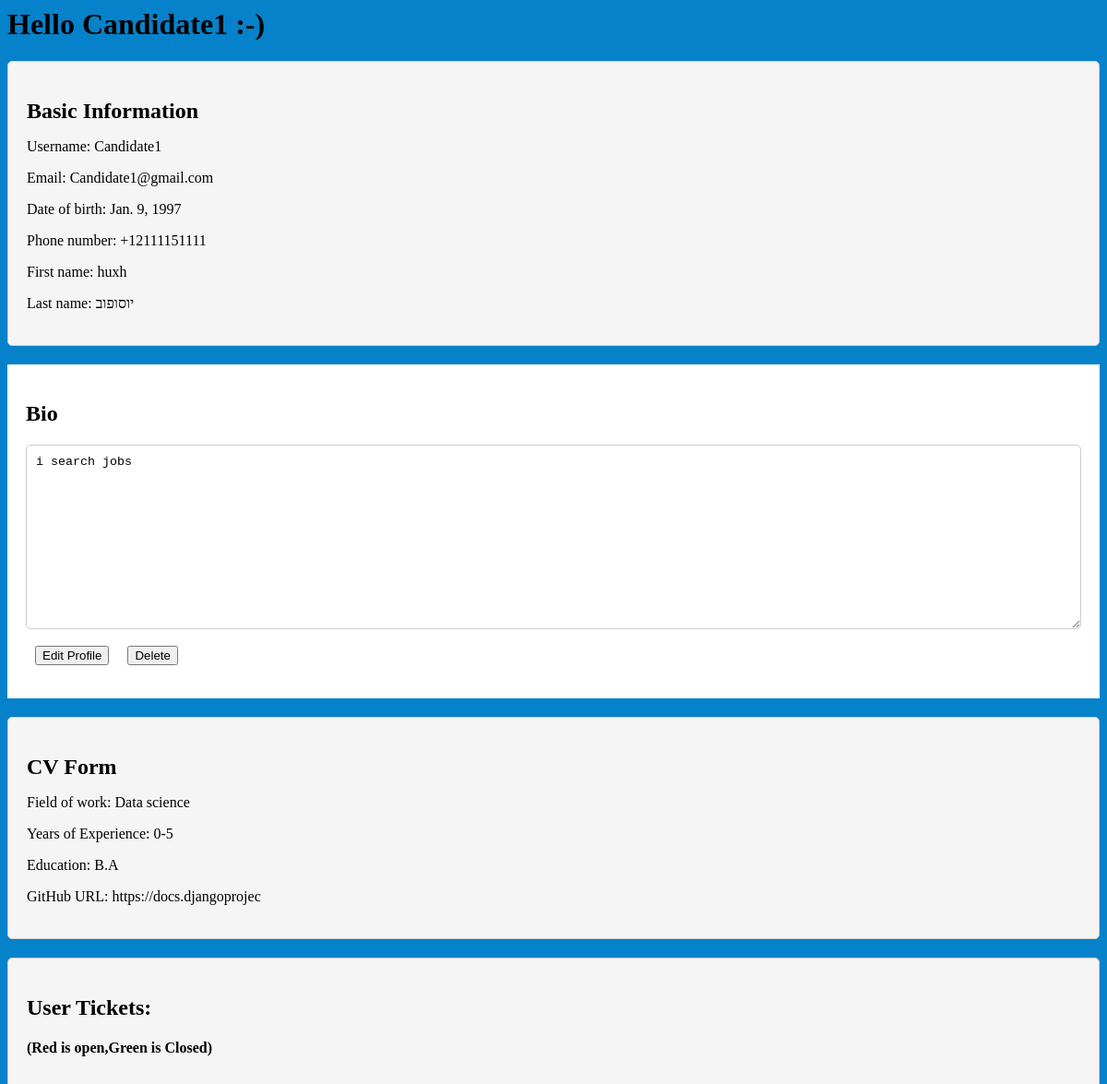
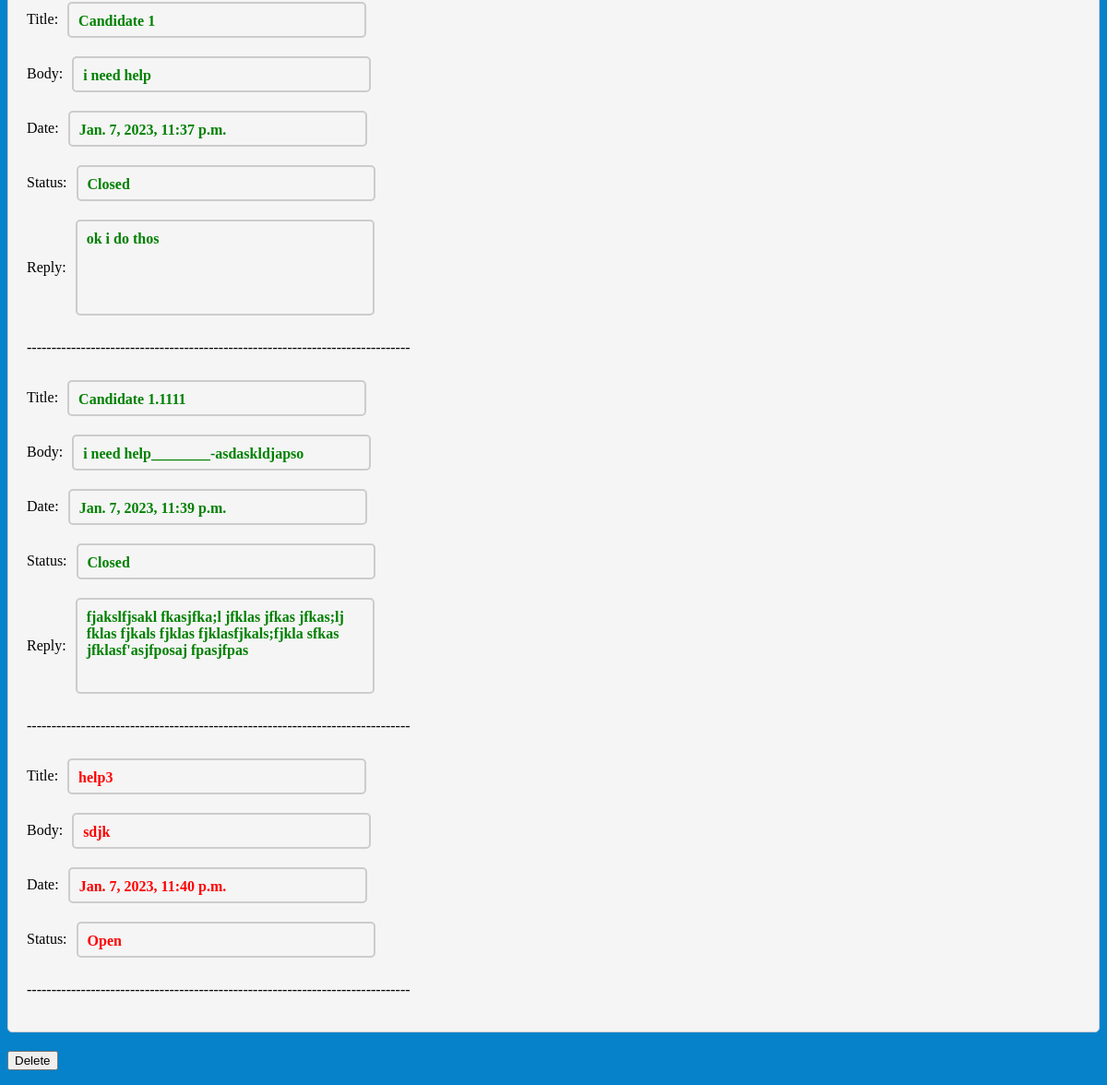
/register/Profile/Candidate1/ (signed in), run on the app's committed database (2 pictures, top to bottom).
### users/models.py (models this page shows, shortened)
class Candidate(models.Model):
    user = models.OneToOneField(User, on_delete=models.CASCADE)
    email = models.EmailField(unique=True)
    username=models.CharField(max_length=50)
    candidate_id = models.CharField(max_length=200,unique=True)
    date_of_birth = models.DateField()
    phone_number = models.CharField(max_length=255)
    first_name=models.CharField(max_length=50)
    last_name=models.CharField(max_length=50)
    is_candidate = models.BooleanField(default=True)
    bios=models.TextField(blank=True,default="write you bio here...")
    cvcandidate = models.OneToOneField(CVFormModel,on_delete=models.CASCADE,blank=True,null=True)
    USERNAME_FIELD='username'

class CVFormModel(models.Model):
    field = models.IntegerField(choices=FIELD_CHOICES, default=1)
    yearsexp = models.IntegerField(choices=YEARS_CHOICES, default=1)
    education = models.IntegerField(choices=EDUCATION_CHOICES, default=1)
    GitUrl = models.URLField(max_length=25)
    file = models.FileField(upload_to='files/',default='files/default.pdf')

### tech/models.py (models this page shows, shortened)
class Ticket(models.Model):
    title = models.CharField(("Main claim"), max_length=50)
    body = models.TextField()
    date = models.DateTimeField(auto_now_add=True)
    user = models.ForeignKey(User, on_delete=models.CASCADE, default=None, related_name='user',blank=True,null=True)
    handler = models.ForeignKey(User, on_delete=models.CASCADE, default=None, related_name='handler',blank=True,null=True)
    isopen = models.BooleanField(default=True)
    closed_by = models.ForeignKey(User, on_delete=models.CASCADE, related_name='closed_by',blank=True,null=True)
    Reply=models.TextField(blank=True,default=" ")

### users/views.py (the view)
# urls.py: path('Profile/<str:username>/',views.user_profile,name="Profile"),
def user_profile(request, username):
    user = get_object_or_404(User, username=username)
    print(user)
    try:
        if user.employer.is_employer==True:
            employer = user.employer
            tick=Ticket.objects.all()
            job=Upload.objects.all()
            print("--------->"+str(job))
            context = {'employer': employer,'tick':tick,'job':job}
            return render(request, 'employer_profile.html', context)
    except:
        if user.candidate.is_candidate==True:
            candidate = user.candidate
            candidatecv = candidate.cvcandidate
            tick=Ticket.objects.all()
            context = {'candidate': candidate,'candidatecv': candidatecv,'tick':tick}
            return render(request, 'candidate_profile.html', context)

### users/templates/candidate_profile.html (shortened to what this page needs)
<h1>Hello {{ candidate.user.username }} :-)</h1>
<div class="profile-info">
    <h2>Basic Information</h2>
    <p>Username: {{ candidate.user.username }}</p>
    <p>Email: {{ candidate.user.email }}</p>
    <p>Date of birth: {{ candidate.date_of_birth }}</p>
    <p>Phone number: {{ candidate.phone_number }}</p>
    <p>First name: {{ candidate.first_name }}</p>
    <p>Last name: {{ candidate.last_name }}</p>
</div>
<div class="profile-bio">
    <h2>Bio</h2><textarea readonly>{{ candidate.bios }}</textarea>
    {% if candidate.user.username == user.username or user.is_staff == True  %}
    <br>
    <div class="button-container">
        <form action="{% url 'edit_profile' candidate.user.username %}">
            <br>
          <button type="submit" class="btn btn-primary">Edit Profile</button>
        </form>
        <form action="{% url 'delete_account' %}">
            <br>
          <input type="submit" value="Delete" />
        </form>
      </div>
    {% endif %}
</div>
<div class="profile-info">
    <h2>CV Form</h2>
{% if candidate.cvcandidate %}
    <p>Field of work: {{ candidatecv.get_field_display }}</p>
    <p>Years of Experience: {{ candidatecv.get_yearsexp_display }}</p>
    <p>Education: {{ candidatecv.get_education_display }}</p>
    <p>GitHub URL: {{ candidatecv.GitUrl }}</p>
{% else %}
    <p>No CV:</p>
    <form action="{% url 'cv' %}">
        <button type="submit" class="btn btn-primary">Upload cv</button>
    </form>
{% endif %}
</div>
{% if candidate.user.username == user.username or user.is_staff == True  %}
<div class="profile-info">
    <h2>User Tickets:</h2><h4>(Red is open,Green is Closed)</h4>
    {% for t in tick %}
        {% if t.user == candidate.user %}
            {% if t.isopen == 0 %}
            <div class="label-value">
                <span class="label">Title:</span>
                <div class="label-box" style="color: green;">{{ t.title }}</div>
              </div>
              <div class="label-value">
                <span class="label">Body:</span>
                <div class="label-box" style="color: green;">{{ t.body }}</div>
              </div>
              <div class="label-value">
                <span class="label">Date:</span>
                <div class="label-box" style="color: green;">{{ t.date }}</div>
              </div>
              <div class="label-value">
                <span class="label">Status:</span>
                <div class="label-box" style="color: green;">Closed</div>
              </div>
              <div class="label-value">
                <span class="label">Reply:</span>
                <div class="label-boxReply" style="color: green;">{{ t.Reply }}</div>
              </div>
                <p>------------------------------------------------------------------------------</p>
            {% else %}
            <div class="label-value">
                <span class="label">Title:</span>
                <div class="label-box" style="color: red;">{{ t.title }}</div>
              </div>
              <div class="label-value">
                <span class="label">Body:</span>
                <div class="label-box" style="color: red;">{{ t.body }}</div>
              </div>
              <div class="label-value">
                <span class="label">Date:</span>
                <div class="label-box" style="color: red;">{{ t.date }}</div>
              </div>
              <div class="label-value">
                <span class="label">Status:</span>
                <div class="label-box" style="color: red;">Open</div>
            </div>
            <p>------------------------------------------------------------------------------</p>
            {% endif %}
        {% endif %}
    {% endfor %}
{% endif %}
</div>
{% if candidate.user.username == user.username or user.is_staff == True  %}
    <form action="{% url 'delete_account' %}">
        <input type="submit" value="Delete" />
    </form>
{% endif %}

### users/templates/candidate_profile.html (style rules this page uses)
.profile-info { margin: 20px 0; border: 1px solid #ccc; border-radius: 5px; padding: 20px; background-color: #f5f5f5; }
.profile-info h2 { margin-bottom: 10px; }
.profile-bio { margin: 20px 0; padding: 20px; background-color: #fff; }
.profile-bio textarea { width: 100%; height: 200px; border: 1px solid #ccc; border-radius: 5px; padding: 10px; }
.button-container { display: flex; }
.button-container button, .button-container input { margin: 0 10px; }
.label-value { display: flex; align-items: center; }
.label-box { border: 2px solid #ccc; border-radius: 5px; padding: 10px; margin: 10px; font-weight: bold; width: 300px; height: 15px; }
.label-boxReply { border: 2px solid #ccc; border-radius: 5px; padding: 10px; margin: 10px; font-weight: bold; width: 300px; height: 80px; }

### data on the page
Candidate: user.username "Candidate1", user.email "Candidate1@gmail.com", date_of_birth "Jan. 9, 1997", phone_number "+12111151111", first_name "huxh", last_name "יוסופוב", bios "i search jobs"
CVFormModel: field "Data science", yearsexp "0-5", education "B.A", GitUrl "https://docs.djangoprojec"
Ticket: title "Candidate 1", body "i need help", date "Jan. 7, 2023, 11:37 p.m.", Reply "ok i do thos"
Ticket: title "Candidate 1.1111", body "i need help________-asdaskldjapso", date "Jan. 7, 2023, 11:39 p.m.", Reply "fjakslfjsakl fkasjfka;l jfklas jfkas jfkas;lj fklas fjkals fjklas fjklasfjkals;fjkla sfkas jfklasf'asjfposaj fpasjfpas"
Ticket: title "help3", body "sdjk", date "Jan. 7, 2023, 11:40 p.m."
